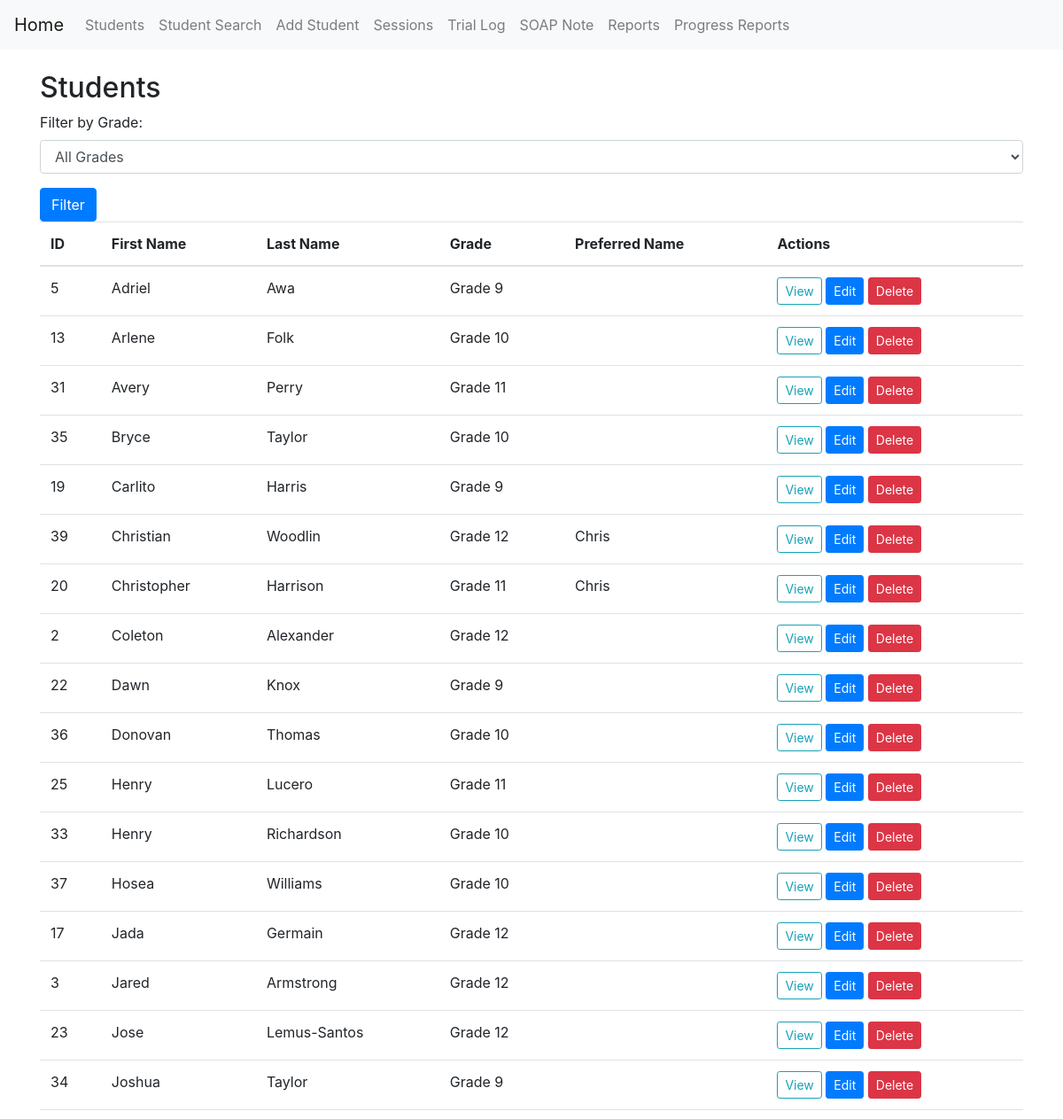
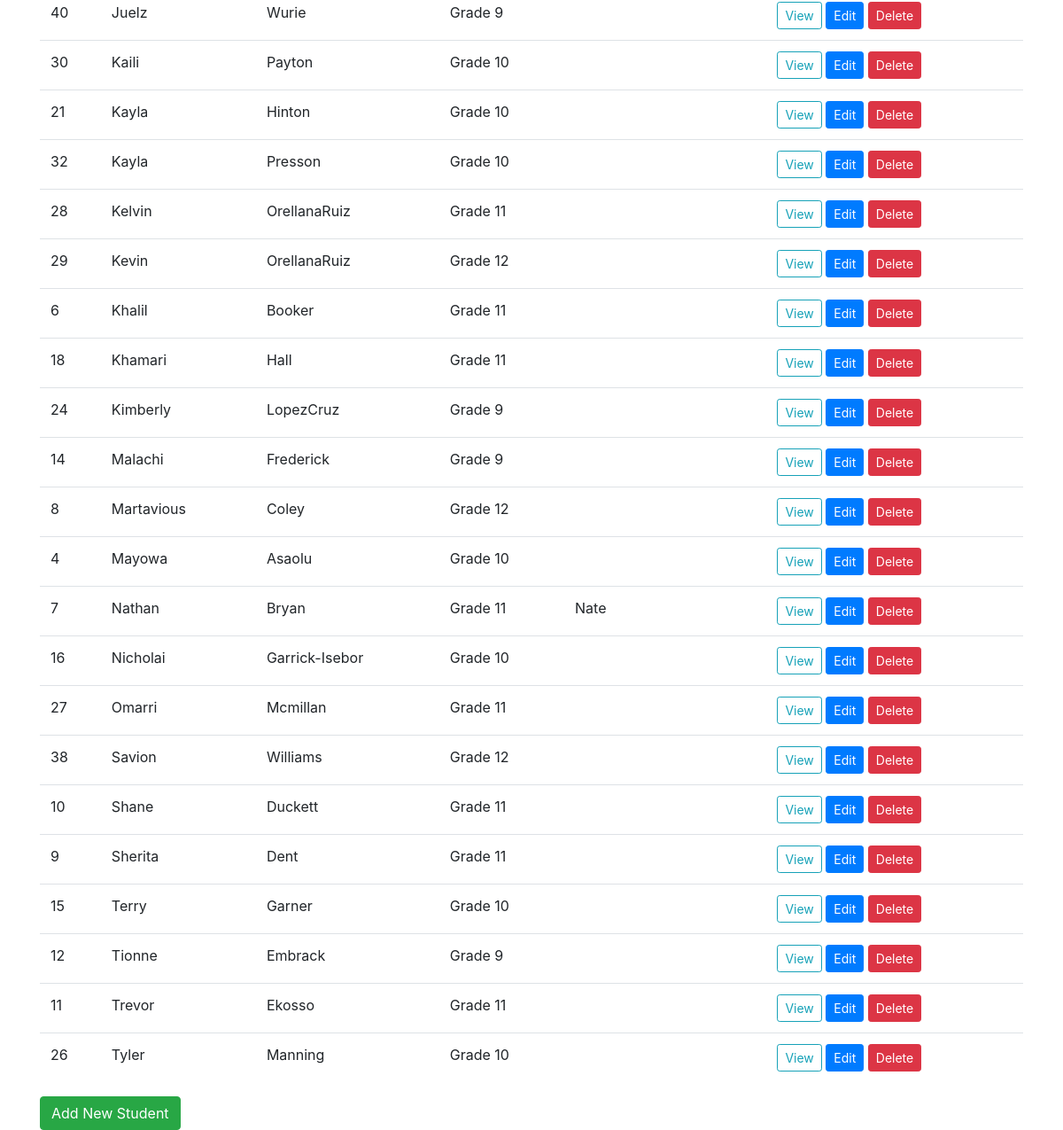
The page / on the database its author committed (2 pictures, top to bottom).
### models.py (models this page shows)
class Student(db.Model):
    __tablename__ = 'student'
    student_id = db.Column(db.Integer, primary_key=True)
    first_name = db.Column(db.String(255), nullable=False)
    last_name = db.Column(db.String(255), nullable=False)
    reevaluation_date = db.Column(db.Date)
    annual_review_date = db.Column(db.Date)
    monthly_services = db.Column(db.String(255))
    grade = db.Column(db.String(255))
    preferred_name = db.Column(db.String(255))
    pronouns = db.Column(db.String(50))  # NEW FIELD
    active = db.Column(db.Boolean, default=True)
    sessions = db.relationship('Session', back_populates='student', cascade='all, delete-orphan')
    goals = db.relationship('Goal', back_populates='student', cascade='all, delete-orphan')
    trial_logs = db.relationship('TrialLog', back_populates='student', cascade='all, delete-orphan')  # NEW RELATIONSHIP

### routes.py (the view)
@routes_bp.route('/')
def index():
  grade_filter = request.args.get('grade')
  if grade_filter:
    students = Student.query.filter_by(active=True, grade=grade_filter).order_by(Student.first_name).all()
  else:
    students = Student.query.filter_by(active=True).order_by(Student.first_name).all()
  return render_template('index.html', students=students, grade_filter=grade_filter)

### templates/index.html (shortened to what this page needs)
{% extends "base.html" %}
{% block content %}
  <h2>Students</h2>
  <form method="GET" action="{{ url_for('routes.index') }}">
    <div class="form-group">
      <label for="grade">Filter by Grade:</label>
      <select name="grade" id="grade" class="form-control">
         <option value="">All Grades</option>
      </select>
    </div>
    <button type="submit" class="btn btn-primary">Filter</button>
  </form>
  <table class="table">
    <thead>
      <tr>
        <th>ID</th>
        <th>First Name</th>
        <th>Last Name</th>
        <th>Grade</th>
        <th>Preferred Name</th>
        <th>Actions</th>
      </tr>
    </thead>
    {% include "_student_table.html" %}
  </table>
  <a href="{{ url_for('routes.add_student') }}" class="btn btn-success">Add New Student</a>
{% endblock %}

### templates/_student_table.html
<tbody>
  {% for student in students %}
    <tr>
      <td>{{ student.student_id }}</td>
      <td>{{ student.first_name }}</td>
      <td>{{ student.last_name }}</td>
      <td>{{ student.grade }}</td>
      <td>{{ student.preferred_name }}</td>
      <td>
        <a href="{{ url_for('routes.student_info', student_id=student.student_id) }}" class="btn btn-outline-info btn-sm">View</a>
        <a href="{{ url_for('routes.edit_student', student_id=student.student_id) }}" class="btn btn-primary btn-sm">Edit</a>
        <a href="{{ url_for('routes.delete_student', student_id=student.student_id) }}"
           class="btn btn-danger btn-sm"
           onclick="return confirm('Are you sure you want to delete this student? This cannot be undone.');">
           Delete
        </a>
      </td>
    </tr>
  {% endfor %}
</tbody>

### rows shown on the page
Student: student_id "5", first_name "Adriel", last_name "Awa", grade "Grade 9"
Student: student_id "13", first_name "Arlene", last_name "Folk", grade "Grade 10"
Student: student_id "31", first_name "Avery", last_name "Perry", grade "Grade 11"
Student: student_id "35", first_name "Bryce", last_name "Taylor", grade "Grade 10"
Student: student_id "19", first_name "Carlito", last_name "Harris", grade "Grade 9"
Student: student_id "39", first_name "Christian", last_name "Woodlin", grade "Grade 12", preferred_name "Chris"
Student: student_id "20", first_name "Christopher", last_name "Harrison", grade "Grade 11", preferred_name "Chris"
Student: student_id "2", first_name "Coleton", last_name "Alexander", grade "Grade 12"
Student: student_id "22", first_name "Dawn", last_name "Knox", grade "Grade 9"
Student: student_id "36", first_name "Donovan", last_name "Thomas", grade "Grade 10"
Student: student_id "25", first_name "Henry", last_name "Lucero", grade "Grade 11"
Student: student_id "33", first_name "Henry", last_name "Richardson", grade "Grade 10"
Student: student_id "37", first_name "Hosea", last_name "Williams", grade "Grade 10"
Student: student_id "17", first_name "Jada", last_name "Germain", grade "Grade 12"
Student: student_id "3", first_name "Jared", last_name "Armstrong", grade "Grade 12"
Student: student_id "23", first_name "Jose", last_name "Lemus-Santos", grade "Grade 12"
Student: student_id "34", first_name "Joshua", last_name "Taylor", grade "Grade 9"
Student: student_id "40", first_name "Juelz", last_name "Wurie", grade "Grade 9"
Student: student_id "30", first_name "Kaili", last_name "Payton", grade "Grade 10"
Student: student_id "21", first_name "Kayla", last_name "Hinton", grade "Grade 10"
Student: student_id "32", first_name "Kayla", last_name "Presson", grade "Grade 10"
Student: student_id "28", first_name "Kelvin", last_name "OrellanaRuiz", grade "Grade 11"
Student: student_id "29", first_name "Kevin", last_name "OrellanaRuiz", grade "Grade 12"
Student: student_id "6", first_name "Khalil", last_name "Booker", grade "Grade 11"
Student: student_id "18", first_name "Khamari", last_name "Hall", grade "Grade 11"
Student: student_id "24", first_name "Kimberly", last_name "LopezCruz", grade "Grade 9"
Student: student_id "14", first_name "Malachi", last_name "Frederick", grade "Grade 9"
Student: student_id "8", first_name "Martavious", last_name "Coley", grade "Grade 12"
Student: student_id "4", first_name "Mayowa", last_name "Asaolu", grade "Grade 10"
Student: student_id "7", first_name "Nathan", last_name "Bryan", grade "Grade 11", preferred_name "Nate"
Student: student_id "16", first_name "Nicholai", last_name "Garrick-Isebor", grade "Grade 10"
Student: student_id "27", first_name "Omarri", last_name "Mcmillan", grade "Grade 11"
Student: student_id "38", first_name "Savion", last_name "Williams", grade "Grade 12"
Student: student_id "10", first_name "Shane", last_name "Duckett", grade "Grade 11"
Student: student_id "9", first_name "Sherita", last_name "Dent", grade "Grade 11"
Student: student_id "15", first_name "Terry", last_name "Garner", grade "Grade 10"
Student: student_id "12", first_name "Tionne", last_name "Embrack", grade "Grade 9"
Student: student_id "11", first_name "Trevor", last_name "Ekosso", grade "Grade 11"
Student: student_id "26", first_name "Tyler", last_name "Manning", grade "Grade 10"
